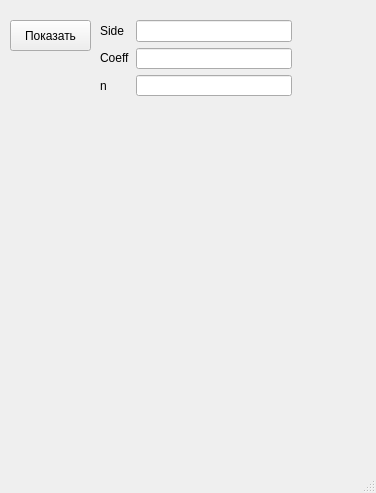
<?xml version="1.0" encoding="UTF-8"?>
<ui version="4.0">
 <class>MainWindow</class>
 <widget class="QMainWindow" name="MainWindow">
  <property name="geometry">
   <rect>
    <x>0</x>
    <y>0</y>
    <width>376</width>
    <height>493</height>
   </rect>
  </property>
  <property name="windowTitle">
   <string>MainWindow</string>
  </property>
  <widget class="QWidget" name="centralwidget">
   <widget class="QPushButton" name="pushButton">
    <property name="geometry">
     <rect>
      <x>10</x>
      <y>20</y>
      <width>81</width>
      <height>31</height>
     </rect>
    </property>
    <property name="text">
     <string>Показать</string>
    </property>
   </widget>
   <widget class="QWidget" name="">
    <property name="geometry">
     <rect>
      <x>100</x>
      <y>20</y>
      <width>192</width>
      <height>76</height>
     </rect>
    </property>
    <layout class="QHBoxLayout" name="horizontalLayout">
     <item>
      <layout class="QVBoxLayout" name="verticalLayout_2">
       <item>
        <widget class="QLabel" name="label">
         <property name="text">
          <string>Side</string>
         </property>
        </widget>
       </item>
       <item>
        <widget class="QLabel" name="label_2">
         <property name="text">
          <string>Coeff</string>
         </property>
        </widget>
       </item>
       <item>
        <widget class="QLabel" name="label_3">
         <property name="text">
          <string>n</string>
         </property>
        </widget>
       </item>
      </layout>
     </item>
     <item>
      <layout class="QVBoxLayout" name="verticalLayout">
       <item>
        <widget class="QLineEdit" name="lineEdit_side"/>
       </item>
       <item>
        <widget class="QLineEdit" name="lineEdit_coeff"/>
       </item>
       <item>
        <widget class="QLineEdit" name="lineEdit_n"/>
       </item>
      </layout>
     </item>
    </layout>
   </widget>
  </widget>
  <widget class="QMenuBar" name="menubar">
   <property name="geometry">
    <rect>
     <x>0</x>
     <y>0</y>
     <width>376</width>
     <height>21</height>
    </rect>
   </property>
  </widget>
  <widget class="QStatusBar" name="statusbar"/>
 </widget>
 <resources/>
 <connections/>
</ui>
